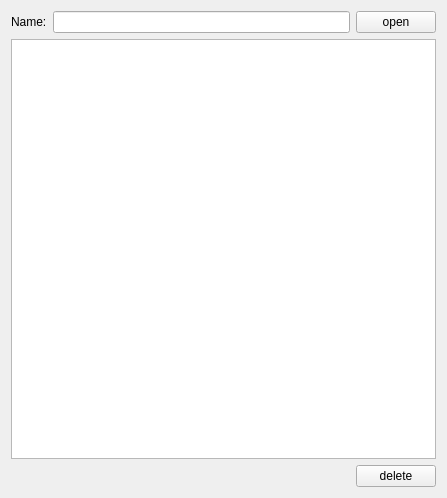
<?xml version="1.0" encoding="UTF-8"?>
<ui version="4.0">
 <class>dragndrop</class>
 <widget class="QWidget" name="dragndrop">
  <property name="geometry">
   <rect>
    <x>0</x>
    <y>0</y>
    <width>447</width>
    <height>498</height>
   </rect>
  </property>
  <property name="windowTitle">
   <string>Form</string>
  </property>
  <layout class="QVBoxLayout" name="verticalLayout">
   <item>
    <layout class="QHBoxLayout" name="horizontalLayout">
     <item>
      <widget class="QLabel" name="label">
       <property name="text">
        <string>Name:</string>
       </property>
      </widget>
     </item>
     <item>
      <widget class="QLineEdit" name="lineEdit_name"/>
     </item>
     <item>
      <widget class="QPushButton" name="pushButton_open">
       <property name="text">
        <string>open</string>
       </property>
      </widget>
     </item>
    </layout>
   </item>
   <item>
    <widget class="QListWidget" name="listWidget"/>
   </item>
   <item>
    <layout class="QHBoxLayout" name="horizontalLayout_2">
     <item>
      <spacer name="horizontalSpacer">
       <property name="orientation">
        <enum>Qt::Horizontal</enum>
       </property>
       <property name="sizeHint" stdset="0">
        <size>
         <width>40</width>
         <height>20</height>
        </size>
       </property>
      </spacer>
     </item>
     <item>
      <widget class="QPushButton" name="pushButton_delete">
       <property name="text">
        <string>delete</string>
       </property>
      </widget>
     </item>
    </layout>
   </item>
  </layout>
 </widget>
 <resources/>
 <connections/>
</ui>
